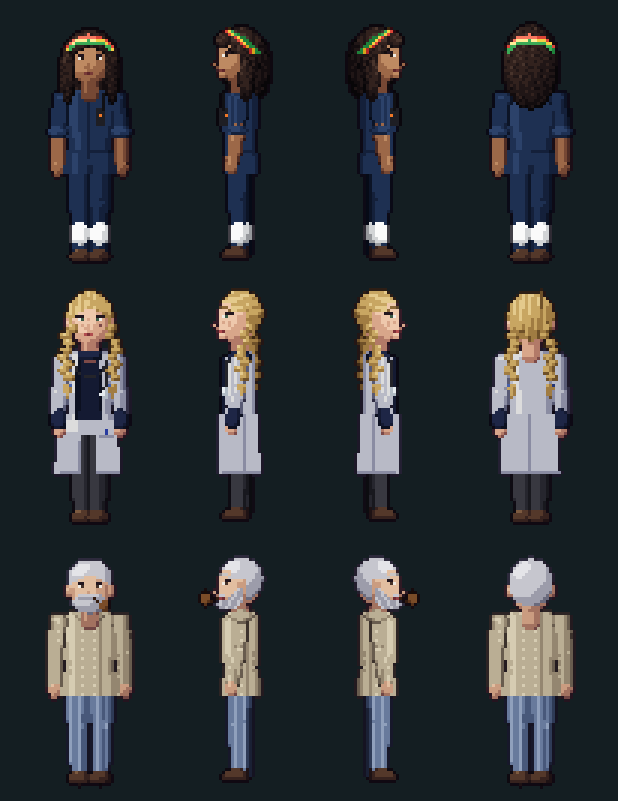

This figure's Python source:
#!/usr/bin/env python3
"""
Aigua bruta — personatges de mostra, amb el sistema de figures amb volum de Suma Zero (hd/characters.py):
una persona fa ≈83 px, fotograma de 49×87 i peus a (25, 83).

Aspecte nou (no es reaprofita res de l'Iri i la Vet de Suma Zero, només el sistema):
  - **L'Iri**, la maquinista: pell bruna, cabell llarg i arrissat, deixat anar, amb una diadema de tres ratlles (vermell, groc i verd),
    granota blau marí amb les mànigues arremangades, banda reflectant a les cames i el walkie al pit.
  - **La Vet**, la metgessa: pell clara amb pigues, cabell ros amb la clenxa al costat i dues trenes, bata blanca oberta damunt
    del jersei de mariner blau marí que li va gran (els punys li surten per sota de la bata) i el fonendoscopi.
  - **En Bastida**, el contramestre: cabell i barba blancs, jersei de punt cru damunt del pijama i la pipa apagada.

Ús: python3 personatges.py  →  personatges.png (fitxa ×3: de cara, de perfil i d'esquena)
"""
import math
import sys
from pathlib import Path

from PIL import Image

HERE = Path(__file__).resolve().parent
GAMES = HERE.parents[3]
sys.path.insert(0, str(GAMES / 'suma-zero/adapters/benne/tools'))

from hd.characters import M, person, SKIN_OLD, SKIN_PALE, BOOT, WHITE, HAIR_WHITE, HAIR_COPPER, STEELB  # noqa: E402

# ─── Materials ─────────────────────────────────────────────────────────────
SKIN_IRI_AB = M((40, 20, 22), (78, 44, 36), (118, 72, 52), (156, 104, 72), (190, 138, 98), (218, 174, 132))
HAIR_DARK = M((8, 6, 8), (18, 12, 14), (32, 22, 22), (50, 34, 30), (72, 52, 44), (98, 74, 60))
OCHRE = M((44, 22, 8), (88, 48, 14), (140, 80, 22), (184, 112, 32), (214, 146, 52), (238, 190, 100))
BOILER = M((6, 10, 22), (12, 20, 38), (20, 32, 58), (30, 48, 82), (44, 66, 106), (62, 88, 130), (88, 116, 156), dith=0.0)
WALKIE = M((6, 6, 8), (16, 16, 20), (30, 30, 36), (48, 48, 56))
HIVIS = M((90, 92, 96), (150, 152, 156), (210, 212, 214), (250, 250, 250))

NAVY_WOOL = M((6, 8, 18), (12, 16, 32), (20, 26, 50), (30, 38, 70), (44, 54, 92), (62, 74, 116), dith=0.0)
TROUSER_V = M((12, 12, 16), (24, 24, 30), (38, 38, 46), (56, 56, 64), (78, 78, 86), dith=0.0)
STETH = M((8, 8, 10), (20, 20, 24), (36, 36, 42), (56, 56, 64))

JUMPER = M((60, 50, 44), (104, 92, 78), (148, 134, 112), (186, 174, 148), (214, 204, 178), (236, 228, 206), dith=0.0)
PYJAMA = M((26, 32, 52), (46, 58, 86), (72, 88, 122), (104, 122, 156), (144, 160, 188), dith=0.0)
PIPEW = M((24, 12, 8), (52, 28, 16), (86, 50, 26), (122, 76, 40))


def _seg(a, b, t0, t1):
    return ((a[0] + (b[0] - a[0]) * t0, a[1] + (b[1] - a[1]) * t0), (a[0] + (b[0] - a[0]) * t1, a[1] + (b[1] - a[1]) * t1))


# ─── Iri ───────────────────────────────────────────────────────────────────

BAND_R = M((60, 8, 12), (120, 20, 24), (180, 40, 36), (220, 70, 56), (246, 120, 96))
BAND_Y = M((80, 54, 8), (150, 108, 16), (214, 166, 30), (244, 208, 70), (255, 238, 150))
BAND_G = M((6, 40, 20), (14, 80, 38), (30, 128, 58), (60, 170, 86), (120, 210, 140))


def _headband3(fg, cx, cy, rx, ry, a0, a1, n=40):
    """Diadema de tres ratlles (vermell, groc i verd), en arc sobre el cap."""
    for k, (mat, lvl) in enumerate(((BAND_R, 2.8), (BAND_Y, 2.8), (BAND_G, 2.6))):
        for i in range(n + 1):
            a = math.radians(a0 + (a1 - a0) * i / n)
            fg.px(cx + math.cos(a) * (rx - k * 0.3), cy - math.sin(a) * (ry - k) , mat,
                  lvl + 0.8 * math.sin(a) - 0.4 * math.cos(a))


def _curls(x, y):
    """Textura de rínxols: bucles petits, clars i foscos."""
    return 0.9 * math.sin(x * 1.9 + math.sin(y * 1.3) * 2.2) * math.sin(y * 1.7 + x * 0.4)


def _band_on_head(fg, p, hx, hy):
    """La diadema de tres ratlles, damunt dels rínxols."""
    if p.f == 'D':
        _headband3(fg, hx, hy - 1.4, 7.6, 5.6, 12, 168)
    elif p.f == 'L':
        for k, (mat, lvl) in enumerate(((BAND_R, 3.0), (BAND_Y, 3.0), (BAND_G, 2.6))):   # del front a l'orella
            for i in range(25):
                t = i / 24
                fg.px(hx - 3.4 + 9.0 * t + k, hy - 7.6 + 7.0 * t ** 1.4, mat, lvl - t * 0.8)
    else:
        _headband3(fg, hx, hy - 1.2, 8.0, 5.8, 10, 170)


def iri_hair_back(fg, p, spec):
    """La mata de rínxols, per darrere del cap fins sota les espatlles."""
    hx, hy = p.head
    if p.f == 'D':
        fg.ell(hx, hy + 5.0, 9.2, 13.0, HAIR_DARK, 1.8, amp=1.4, cont=(0.2, 0.8), lvlfn=_curls)
    elif p.f == 'L':
        fg.ell(hx + 3.6, hy + 4.0, 7.8, 12.6, HAIR_DARK, 1.8, amp=1.4, cont=(0.2, 0.8), lvlfn=_curls)


def iri_hair(fg, p, spec):
    """Cabell llarg i arrissat, deixat anar, no gaire voluminós; la diadema l'aparta de la cara."""
    hx, hy = p.head
    H = HAIR_DARK
    if p.f == 'D':
        fg.ell(hx, hy - 1.6, 8.2, 7.6, H, 2.4, amp=1.6, cont=(0.2, 0.8), lvlfn=_curls,
               clip=lambda x, y: y <= hy - 3.4 + ((x - hx) / 8.0) ** 2 * 6.0)
        for sx in (-1, 1):                                                          # volum que cau per davant
            fg.ell(hx + sx * 7.4, hy + 6.0, 2.6, 9.6, H, 2.2 if sx < 0 else 1.8, amp=1.4, cont=(0.2, 0.8),
                   lvlfn=_curls)
    elif p.f == 'L':
        fg.ell(hx + 1.6, hy - 1.4, 8.0, 8.0, H, 2.4, amp=1.6, cont=(0.2, 0.8), lvlfn=_curls,
               clip=lambda x, y: (x >= hx - 1.6 or y <= hy - 4.4) and not (x < hx + 2.8 and y > hy - 0.6 and x < hx + 1.0))
        fg.ell(hx - 4.6, hy - 5.0, 2.8, 2.2, H, 2.8, amp=1.2, lvlfn=_curls)        # rínxols al front
        fg.ell(hx + 3.2, hy + 8.0, 2.8, 7.6, H, 2.2, amp=1.4, cont=(0.2, 0.8), lvlfn=_curls)
    else:
        fg.ell(hx, hy + 3.4, 9.2, 14.2, H, 2.2, amp=1.6, cont=(0.2, 0.8), lvlfn=_curls)
    _band_on_head(fg, p, hx, hy)


def iri_over(fg, p, spec):
    """Granota: cremallera, el walkie a la butxaca del pit i la cintura."""
    b = p.bob
    if p.f == 'L':
        for y in range(33 + b, 39 + b):
            for x in range(19, 22):
                fg.px(x, y, WALKIE, 2.4 if x == 19 else 1.6)
        fg.line(20, 33 + b, 20, 28 + b, WALKIE, 1.0)
        fg.px(21, 35 + b, (240, 120, 40), 0)
        for x in range(20, 31):
            fg.shade(x, 47 + b, -0.8, BOILER)
    elif p.f == 'D':
        for y in range(29 + b, 50 + b):
            fg.shade(24.5, y, -0.9, BOILER)
        for x in range(16, 33):
            fg.shade(x, 47 + b, -0.8, BOILER)
        for y in range(33 + b, 39 + b):                                             # el walkie, a l'esquerra
            for x in range(27, 30):
                fg.px(x, y, WALKIE, 2.4 if x == 27 else 1.6)
        fg.line(29, 33 + b, 29, 28 + b, WALKIE, 1.0)
        fg.px(28, 35 + b, (240, 120, 40), 0)
    else:
        for x in range(16, 33):
            fg.shade(x, 47 + b, -0.8, BOILER)


def iri_arm(fg, p, spec, i):
    """Mànigues arremangades: un puny gruixut al colze."""
    e = p.arms[i][1] if p.f == 'L' else p.elbow[i]
    fg.ell(e[0], e[1] - 0.5, 3.2, 2.0, BOILER, 3.2, amp=1.4, cont=(0.2, 0.8))


def iri_leg_side(fg, p, spec, leg, dl):
    h, k, a, pitch = leg
    p0, p1 = _seg(k, a, 0.55, 0.68)
    fg.limb(p0, p1, 3.0, 2.8, HIVIS, 2.4 + dl, amp=1.4)


def iri_leg_front(fg, p, spec, i):
    p0, p1 = _seg(p.knee[i], p.ankle[i], 0.55, 0.68)
    fg.limb(p0, p1, 3.0, 2.8, HIVIS, 2.4, amp=1.4)


IRI = {
    'skin': SKIN_IRI_AB, 'legs': BOILER, 'top': BOILER, 'forearm': SKIN_IRI_AB, 'shoes': BOOT,
    'iris': (40, 26, 20), 'brow': (14, 10, 12), 'lip': (120, 58, 54), 'stoop': 0,
    'hooks': {'hair_back': iri_hair_back, 'hair': iri_hair, 'over': iri_over, 'arm': iri_arm,
              'leg_deco_side': iri_leg_side, 'leg_deco': iri_leg_front},
}


# ─── Vet ───────────────────────────────────────────────────────────────────

TIE = M((10, 14, 34), (20, 30, 70), (36, 54, 120), (70, 96, 170))


HAIR_BLONDE = M((60, 40, 20), (110, 80, 40), (160, 124, 66), (200, 166, 98), (228, 202, 140), (246, 232, 186))

# El cabell de la Vet: color, serrell, on és la clenxa ('mig' o 'costat'), gruix i llargada de les trenes.
VET_PEL = {'mat': HAIR_BLONDE, 'serrell': False, 'clenxa': 'costat', 'gruix': 1.9, 'llarg': 22.0}


def _braid(fg, pts, lvl, H=HAIR_COPPER, r=1.9):
    """Trena: anelles en ziga-zaga al llarg d'una corba, acabada amb una goma i un floc."""
    for (x0, y0), (x1, y1) in zip(pts, pts[1:]):
        n = max(1, int(math.hypot(x1 - x0, y1 - y0) / (r + 0.3)))
        for i in range(n):
            t = i / n
            x, y = x0 + (x1 - x0) * t, y0 + (y1 - y0) * t
            side = r * 0.37 if (int(y / (r + 0.1))) % 2 else -r * 0.37
            fg.ell(x + side, y, r, r * 0.8, H, lvl, amp=1.4, cont=(0.1, 0.7))
    x, y = pts[-1]
    fg.ell(x, y + 0.8, r * 0.85, 0.8, TIE, 2.6, amp=1.0)
    fg.limb((x, y + 1.6), (x, y + 4.0), r * 0.75, 0.6, H, lvl - 0.2, amp=1.0)


def _parted(px):
    """Brins que surten de la clenxa (a x = px): més clar a cada banda de la ratlla."""
    def f(x, y):
        return 0.5 * math.sin((x - px) * 2.4 + y * 0.3) + (0.6 if abs(x - px) in (1, 2) else 0.0)
    return f


def _pel(spec):
    return dict(VET_PEL, **spec.get('pel', {}))


def _bpts(hx, hy, x0, x1, x2, o):
    """Els tres punts d'una trena, amb la llargada de `o`."""
    L = o['llarg']
    return [(hx + x0, hy + 3.5), (hx + x1, hy + 3.5 + (L - 3.5) * 0.4), (hx + x2, hy + L)]


def vet_hair_back(fg, p, spec):
    """De perfil, la trena de l'altra banda, que queda darrere."""
    hx, hy = p.head
    o = _pel(spec)
    if p.f == 'L':
        _braid(fg, _bpts(hx, hy, 5.0, 6.0, 5.4, o), 1.6, o['mat'], o['gruix'])


def vet_hair(fg, p, spec):
    hx, hy = p.head
    o = _pel(spec)
    H = o['mat']
    S = spec['skin']
    px = hx if o['clenxa'] == 'mig' else hx - 3
    if p.f == 'D':
        for dx, dy in ((-5, 2), (-4, 3), (-3, 2), (3, 2), (4, 3), (2, 3), (0, 1)):     # pigues
            fg.shade(hx + dx, hy + dy, -0.9, S)
        line = lambda x, y: y <= hy - 3.0 + ((x - hx) / 7.0) ** 2 * 5.0 or abs(x - hx) > 6.0
        fg.ell(hx, hy - 1.0, 7.6, 7.8, H, 2.6, amp=1.6, lvlfn=_parted(px), clip=lambda x, y: line(x, y) and y <= hy + 4)
        if o['serrell']:
            for x in range(int(hx - 6), int(hx + 7)):
                bottom = hy - 2.6 + (1 if (x - int(hx)) % 3 == 0 else 0)
                for y in range(int(hy - 7), int(bottom) + 1):
                    fg.px(x, y, H, 2.8 + 0.5 * math.sin(x * 2.4) - (y - hy + 7) * 0.08)
        else:
            fg.px(px, hy - 8, H, 0.8)                                               # la clenxa
            fg.px(px, hy - 7, H, 1.0)
            if o['clenxa'] == 'costat':                                             # el floc gran cap a la dreta
                fg.poly([(px, hy - 8), (hx + 6.6, hy - 5), (hx + 6.2, hy - 1.4), (hx + 2.0, hy - 4.0)], H, 3.0,
                        lvlfn=_parted(px))
        for sx in (-1, 1):                                                          # les trenes, per davant
            _braid(fg, _bpts(hx, hy, sx * 6.4, sx * 8.4, sx * 7.6, o), 2.8 if sx < 0 else 2.2, H, o['gruix'])
    elif p.f == 'L':
        for dx, dy in ((-4, 2), (-3, 3), (-2, 2)):
            fg.shade(hx + dx, hy + dy, -0.9, S)
        line = lambda x, y: (x >= hx - 2.0 or y <= hy - 4.4) and not (x < hx + 2.6 and y > hy - 1.2)
        fg.ell(hx + 1.2, hy - 1.0, 7.4, 7.6, H, 2.6, amp=1.6, clip=line,
               lvlfn=lambda x, y: 0.5 * math.sin(x * 0.6 + y * 2.0))
        if o['serrell']:
            fg.poly([(hx - 6.4, hy - 6.0), (hx - 1.0, hy - 7.6), (hx - 1.0, hy - 2.2), (hx - 6.2, hy - 2.6)], H, 2.8)
        _braid(fg, _bpts(hx, hy, 3.6, 2.2, 1.6, o), 2.8, H, o['gruix'])
    else:
        bx = hx if o['clenxa'] == 'mig' else hx + 3                                # d'esquena, la clenxa s'emmiralla
        fg.ell(hx, hy - 0.4, 7.6, 8.0, H, 2.6, amp=1.6, lvlfn=_parted(bx))
        for y in range(int(hy - 8), int(hy - 2)):
            fg.px(bx, y, H, 0.8)
        for sx in (-1, 1):                                                          # d'esquena, per sobre de la bata
            _braid(fg, _bpts(hx, hy, sx * 4.6, sx * 6.8, sx * 6.2, o), 2.6 if sx < 0 else 2.2, H, o['gruix'])


def vet_torso(fg, p, spec):
    """Bata blanca oberta: es veu el jersei blau marí del mig, i els faldons fins a mitja cuixa."""
    b = p.bob
    hx = 24.5
    if p.f == 'D':
        for y in range(28 + b, 50 + b):
            w = 3.2 + (y - 28 - b) * 0.06
            for x in range(int(hx - w), int(hx + w + 1)):
                fg.px(x, y, NAVY_WOOL, 2.2 if abs(x - hx) < w - 0.8 else 1.2)
        for y in range(50 + b, 68 + b):                                             # faldons
            for x in range(int(hx - 9.4 - (y - 50 - b) * 0.08), int(hx - 2)):
                fg.px(x, y, WHITE, 3.6 - (0.9 if x == int(hx - 3) else 0) - (y - 50 - b) * 0.03)
            for x in range(int(hx + 3), int(hx + 9.8 + (y - 50 - b) * 0.08)):
                fg.px(x, y, WHITE, 3.0 - (y - 50 - b) * 0.03)
        for x in range(int(hx - 9), int(hx - 2)):
            fg.px(x, 67 + b, WHITE, 2.0)
        for x in range(int(hx + 3), int(hx + 10)):
            fg.px(x, 67 + b, WHITE, 1.6)
        for y in (44, 50, 56):                                                      # butxaca amb un bolígraf
            pass
        for x in range(int(hx + 4), int(hx + 9)):
            fg.px(x, 55 + b, WHITE, 2.2)
        fg.px(hx + 5, 53 + b, (40, 60, 160), 0)
        fg.px(hx + 5, 54 + b, (40, 60, 160), 0)
    elif p.f == 'L':
        for y in range(29 + b, 48 + b):
            fg.px(19.5, y, NAVY_WOOL, 1.6)
            fg.px(20.5, y, NAVY_WOOL, 1.8)
        fg.poly([(19.0, 48 + b), (31.6, 48 + b), (33.0, 68 + b), (19.4, 68 + b)], WHITE, 3.0,
                lvlfn=lambda x, y: -0.6 if int(x) == 27 else 0.0)
        for x in range(20, 33):
            fg.px(x, 67 + b, WHITE, 1.8)
    else:
        fg.poly([(15.6, 48 + b), (33.4, 48 + b), (34.4, 68 + b), (14.6, 68 + b)], WHITE, 3.0,
                lvlfn=lambda x, y: -0.7 if int(x) == 24 else 0.0)
        for x in range(15, 35):
            fg.px(x, 67 + b, WHITE, 1.8)


def vet_collar(fg, p, spec):
    """Coll alt del jersei i el fonendoscopi penjat."""
    b = p.bob
    hx, hy = p.head
    if p.f == 'D':
        fg.ell(24.5, 28.0 + b, 4.4, 2.0, NAVY_WOOL, 2.6, amp=1.2, cont=(0.2, 0.8))
        for i in range(14):                                                         # el tub, en U
            t = i / 13
            x = 24.5 - 5.6 * math.cos(t * math.pi)
            y = 29.5 + b + 6.0 * math.sin(t * math.pi)
            fg.px(x, y, STETH, 2.0)
        fg.line(30.1, 29.5 + b, 29.4, 40 + b, STETH, 1.6)
        fg.ell(29.4, 41.2 + b, 1.6, 1.4, STEELB, 3.2, amp=1.0)
    elif p.f == 'L':
        fg.ell(25.5, 28.2 + b, 4.0, 2.0, NAVY_WOOL, 2.6, amp=1.2, cont=(0.2, 0.8))
        fg.line(21.5, 29.5 + b, 20.4, 39 + b, STETH, 1.6)
        fg.ell(20.4, 40.2 + b, 1.4, 1.4, STEELB, 3.2, amp=1.0)


def vet_arm(fg, p, spec, i):
    """El jersei li va gran: els punys li surten per sota de la bata."""
    w = p.arms[i][2] if p.f == 'L' else p.wrist[i]
    e = p.arms[i][1] if p.f == 'L' else p.elbow[i]
    a, b = _seg(e, w, 0.78, 1.0)
    fg.limb(a, b, 2.5, 2.5, NAVY_WOOL, 2.6, amp=1.2, cont=(0.2, 0.8))


VET = {
    'skin': SKIN_PALE, 'legs': TROUSER_V, 'top': WHITE, 'shoes': BOOT, 'lashes': True,
    'iris': (60, 90, 70), 'brow': (140, 104, 56), 'lip': (176, 76, 78), 'thin': 0.5,
    'hooks': {'hair_back': vet_hair_back, 'hair': vet_hair, 'torso': vet_torso, 'collar': vet_collar,
              'arm': vet_arm},
}


# ─── Bastida ───────────────────────────────────────────────────────────────

def bastida_hair(fg, p, spec):
    """Cabell blanc curt i barba blanca retallada; la pipa apagada a la boca."""
    hx, hy = p.head
    if p.f == 'L':
        line = lambda x, y: (x >= hx - 2.0 or y <= hy - 4.8) and not (x < hx + 2.6 and y > hy - 1.2)
        fg.ell(hx + 1.4, hy - 1.4, 7.2, 7.2, HAIR_WHITE, 2.6, amp=1.6, clip=line)
        fg.poly([(hx + 2.6, hy + 1.0), (hx + 2.4, hy + 6.0), (hx - 1.0, hy + 9.0), (hx - 5.8, hy + 8.4),
                 (hx - 6.6, hy + 6.2), (hx - 3.0, hy + 5.4), (hx - 0.4, hy + 2.6)], HAIR_WHITE, 2.2,
                lvlfn=lambda x, y: 0.5 * math.sin(x * 2.1 + y * 1.3))
        fg.px(hx - 5.5, hy + 4.0, HAIR_WHITE, 3.0)
        fg.px(hx - 4.5, hy + 4.0, HAIR_WHITE, 2.6)
        fg.line(hx - 6.0, hy + 5.0, hx - 9.0, hy + 6.0, PIPEW, 1.0)
        fg.ell(hx - 10.4, hy + 5.0, 1.6, 2.2, PIPEW, 2.6, amp=1.2)
        fg.px(hx - 10.4, hy + 3.0, PIPEW, 0.4)
    elif p.f == 'D':
        line = lambda x, y: y <= hy - 3.2 + ((x - hx) / 7) ** 2 * 4.0
        fg.ell(hx, hy - 1.0, 7.4, 7.4, HAIR_WHITE, 2.6, amp=1.6, clip=line)
        fg.ell(hx, hy + 6.0, 5.6, 3.6, HAIR_WHITE, 2.2, amp=1.2, clip=lambda x, y: y >= hy + 4.4)
        fg.ell(hx - 2.0, hy + 3.8, 2.4, 1.0, HAIR_WHITE, 2.6, amp=1.0)
        fg.ell(hx + 2.0, hy + 3.8, 2.4, 1.0, HAIR_WHITE, 2.4, amp=1.0)
        fg.line(hx + 1.5, hy + 5.0, hx + 4.0, hy + 7.0, PIPEW, 1.0)
        fg.ell(hx + 4.6, hy + 7.0, 1.6, 2.0, PIPEW, 2.6, amp=1.2)
    else:
        fg.ell(hx, hy - 0.6, 7.4, 8.0, HAIR_WHITE, 2.6, amp=1.6)


def bastida_over(fg, p, spec):
    """Jersei de punt (trenes) i ratlles de pijama a les cames."""
    for y in range(fg.h):
        for x in range(fg.w):
            v = fg.buf[y][x]
            if not v:
                continue
            m, l = v
            if m is JUMPER:
                if x % 4 == 0:
                    fg.buf[y][x] = (m, l - 0.7)
                elif x % 4 == 2 and y % 3 == 0:
                    fg.buf[y][x] = (m, l + 0.6)
            elif m is PYJAMA and x % 3 == 0:
                fg.buf[y][x] = (m, l + 1.2)
    b = p.bob
    if p.f == 'L':
        fg.ell(26, 28 + b, 4.2, 2.2, JUMPER, 2.6, amp=1.2, cont=(0.2, 0.8))
    elif p.f == 'D':
        fg.ell(24.5, 28 + b, 5.0, 2.2, JUMPER, 2.6, amp=1.2, cont=(0.2, 0.8))


BASTIDA = {
    'skin': SKIN_OLD, 'legs': PYJAMA, 'top': JUMPER, 'shoes': BOOT, 'brow': (200, 196, 196), 'stoop': 2,
    'thin': -1,
    'hooks': {'hair': bastida_hair, 'over': bastida_over},
}


# ─── Sprites ───────────────────────────────────────────────────────────────

def iri(facing='L', talk=False):
    return person(IRI, facing, talk=talk)


def vet(facing='D', talk=False):
    return person(VET, facing, talk=talk)


def bastida(facing='L', talk=False):
    return person(BASTIDA, facing, talk=talk)


def vet_face():
    """La cara de la Vet (25×30) per al botó «Canvia»."""
    return vet('D').crop((12, 2, 37, 32))


def fitxa():
    """Fitxa: cada personatge de cara, de perfil (a l'esquerra i a la dreta) i d'esquena, ×3."""
    rows = [('iri', iri), ('vet', vet), ('bastida', bastida)]
    cw, ch = 49, 87
    sheet = Image.new('RGBA', (cw * 4 + 10, ch * len(rows) + 6), (20, 30, 34, 255))
    for r, (_, fn) in enumerate(rows):
        frames = [fn('D'), fn('L'), fn('L').transpose(Image.FLIP_LEFT_RIGHT), fn('U')]
        for c, f in enumerate(frames):
            sheet.alpha_composite(f, (5 + c * cw, 3 + r * ch))
    out = HERE / 'personatges.png'
    sheet.resize((sheet.width * 3, sheet.height * 3), Image.NEAREST).save(out)
    print('✔', out)


if __name__ == '__main__':
    fitxa()
